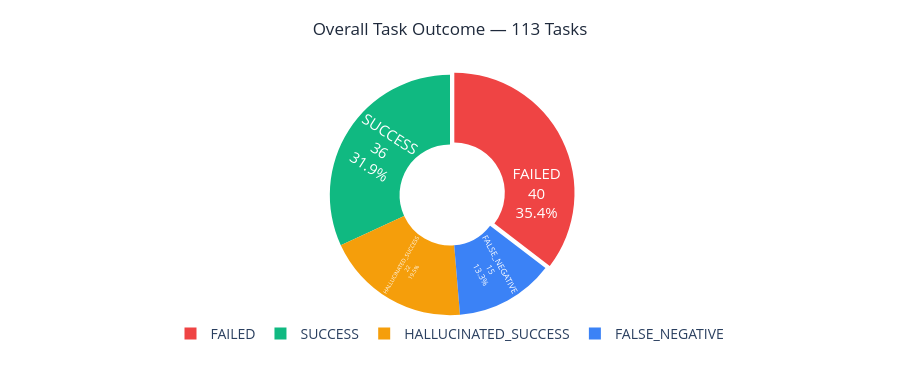
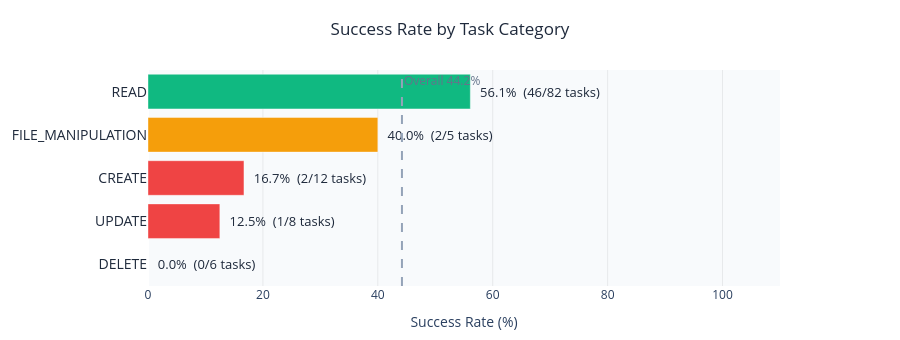

Source (notebook cell) for these figures, in order:
### Markdown cell above
### 1B. Status & Category Distribution

### Code cell
# ── Status distribution ──
status_counts = df['corrected_status'].value_counts().reset_index()
status_counts.columns = ['Status', 'Count']
status_counts['Pct'] = (status_counts['Count'] / len(df) * 100).round(1)

# Chart 1 — Status donut (standalone, no label collision)
fig_status = go.Figure(go.Pie(
    labels=status_counts['Status'],
    values=status_counts['Count'],
    marker=dict(colors=[{'SUCCESS': '#10B981', 'FAILED': '#EF4444', 'HALLUCINATED_SUCCESS': '#F59E0B', 'FALSE_NEGATIVE': '#3B82F6'}[s] for s in status_counts['Status']]),
    textinfo='label+percent+value',
    textfont=dict(size=15, color='white'),
    textposition='inside',
    insidetextorientation='radial',
    hole=0.42,
    pull=[0.04, 0],
))
fig_status.update_layout(
    title=dict(text='Overall Task Outcome — 113 Tasks',
               font=dict(size=17, color='#1e293b'), x=0.5, xanchor='center'),
    height=380,
    paper_bgcolor='white',
    legend=dict(font=dict(size=14), orientation='h', yanchor='bottom', y=-0.12, xanchor='center', x=0.5),
    margin=dict(l=40, r=40, t=70, b=60)
)
fig_status.show()

# Chart 2 — Category success rate (horizontal bar — avoids label overlap)
cat_sr = df.groupby('category')['is_success'].agg(['sum','count','mean']).reset_index()
cat_sr.columns = ['category','successes','total','success_rate']
cat_sr['success_pct'] = (cat_sr['success_rate'] * 100).round(1)
cat_sr = cat_sr.sort_values('success_pct')

bar_colors = ['#EF4444' if x < 40 else '#F59E0B' if x < 55 else '#10B981'
              for x in cat_sr['success_pct']]

fig_cat = go.Figure(go.Bar(
    x=cat_sr['success_pct'],
    y=cat_sr['category'],
    orientation='h',
    marker=dict(color=bar_colors, line=dict(color='rgba(255,255,255,0.4)', width=1)),
    text=[f'  {p}%  ({s}/{t} tasks)'
          for p, s, t in zip(cat_sr['success_pct'], cat_sr['successes'], cat_sr['total'])],
    textposition='outside',
    textfont=dict(size=13, color='#1e293b'),
    cliponaxis=False,
))
fig_cat.add_vline(x=44.2, line_dash='dash', line_color='#94a3b8',
                  annotation_text='Overall 44.2%',
                  annotation_font=dict(size=12, color='#64748b'))
fig_cat.update_layout(
    title=dict(text='Success Rate by Task Category',
               font=dict(size=17, color='#1e293b'), x=0.5, xanchor='center'),
    xaxis=dict(
        title='Success Rate (%)', range=[0, 110],
        tickfont=dict(size=12), showgrid=True, gridcolor='rgba(0,0,0,0.07)'
    ),
    yaxis=dict(tickfont=dict(size=14, color='#1e293b'), automargin=True),
    height=340,
    plot_bgcolor='#f8fafc',
    paper_bgcolor='white',
    margin=dict(l=20, r=120, t=70, b=50),
    showlegend=False
)
fig_cat.show()

print('\nStatus breakdown:')
print(status_counts.to_string(index=False))
print('\nCategory success rates:')
print(cat_sr[['category','total','successes','success_pct']].sort_values('success_pct', ascending=False).to_string(index=False))

### Figure 1 — Plotly figure (JSON) as saved in the notebook; plotly's stock layout.template omitted (floating-point values rounded to 4 significant figures)
{"data": [{"hole": 0.42, "insidetextorientation": "radial", "labels": ["FAILED", "SUCCESS", "HALLUCINATED_SUCCESS", "FALSE_NEGATIVE"], "marker": {"colors": ["#EF4444", "#10B981", "#F59E0B", "#3B82F6"]}, "pull": [0.04, 0], "textfont": {"color": "white", "size": 15}, "textinfo": "label+percent+value", "textposition": "inside", "type": "pie", "values": [40, 36, 22, 15]}], "layout": {"height": 380, "legend": {"font": {"size": 14}, "orientation": "h", "x": 0.5, "xanchor": "center", "y": -0.12, "yanchor": "bottom"}, "margin": {"b": 60, "l": 40, "r": 40, "t": 70}, "paper_bgcolor": "white", "title": {"font": {"color": "#1e293b", "size": 17}, "text": "Overall Task Outcome — 113 Tasks", "x": 0.5, "xanchor": "center"}}}

### Figure 2 — Plotly figure (JSON) as saved in the notebook; plotly's stock layout.template omitted (floating-point values rounded to 4 significant figures)
{"data": [{"cliponaxis": false, "marker": {"color": ["#EF4444", "#EF4444", "#EF4444", "#F59E0B", "#10B981"], "line": {"color": "rgba(255,255,255,0.4)", "width": 1}}, "orientation": "h", "text": ["  0.0%  (0/6 tasks)", "  12.5%  (1/8 tasks)", "  16.7%  (2/12 tasks)", "  40.0%  (2/5 tasks)", "  56.1%  (46/82 tasks)"], "textfont": {"color": "#1e293b", "size": 13}, "textposition": "outside", "type": "bar", "x": [0.0, 12.5, 16.7, 40.0, 56.1], "y": ["DELETE", "UPDATE", "CREATE", "FILE_MANIPULATION", "READ"]}], "layout": {"annotations": [{"font": {"color": "#64748b", "size": 12}, "showarrow": false, "text": "Overall 44.2%", "x": 44.2, "xanchor": "left", "xref": "x", "y": 1, "yanchor": "top", "yref": "y domain"}], "height": 340, "margin": {"b": 50, "l": 20, "r": 120, "t": 70}, "paper_bgcolor": "white", "plot_bgcolor": "#f8fafc", "shapes": [{"line": {"color": "#94a3b8", "dash": "dash"}, "type": "line", "x0": 44.2, "x1": 44.2, "xref": "x", "y0": 0, "y1": 1, "yref": "y domain"}], "showlegend": false, "title": {"font": {"color": "#1e293b", "size": 17}, "text": "Success Rate by Task Category", "x": 0.5, "xanchor": "center"}, "xaxis": {"gridcolor": "rgba(0,0,0,0.07)", "range": [0, 110], "showgrid": true, "tickfont": {"size": 12}, "title": {"text": "Success Rate (%)"}}, "yaxis": {"automargin": true, "tickfont": {"color": "#1e293b", "size": 14}}}}
